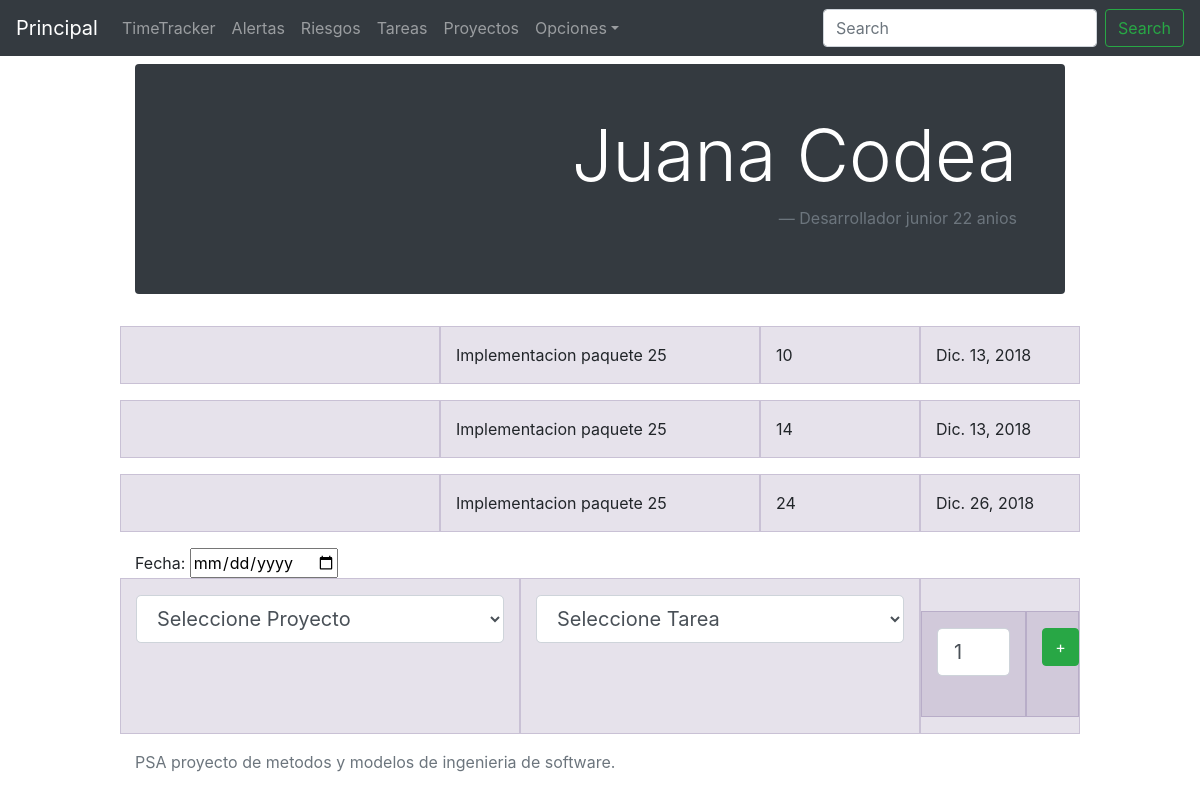
Page /timeTracker/detail/2/ on the earlier database version.
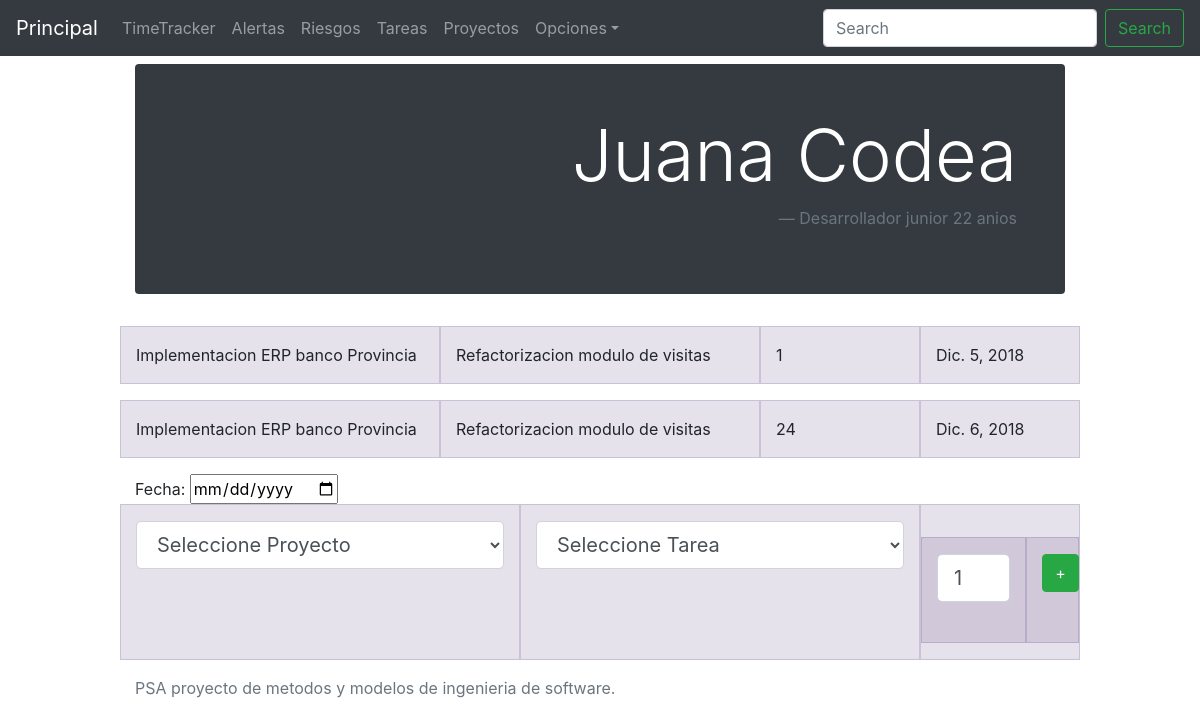
Same page on the later database version.
### timeTracker/models.py (models this page shows, shortened)
class Desarrollador(models.Model):
	nombre = models.CharField(max_length=200)
	apellido= models.CharField(max_length=200)
	edad = models.IntegerField(validators=[MinValueValidator(0)])
	def __str__(self):
		return self.nombre+' '+self.apellido

class Horas(models.Model):
	desarrollador = models.ForeignKey(Desarrollador, on_delete=models.CASCADE, blank= True, null=True)
	tarea = models.ForeignKey(Tarea, on_delete=models.SET_NULL, blank= True, null=True)
	cantidad = models.IntegerField(validators=[MinValueValidator(0)])
	fecha = models.DateTimeField(auto_now_add=False, blank=False)

class Tarea(models.Model):
	nombre = models.CharField(max_length=200)
	proyecto = models.ForeignKey(Proyecto, blank= True, null=True, on_delete=models.SET_NULL)
	responsable = models.ForeignKey(Desarrollador, blank= True, null=True, on_delete=models.SET_NULL)

class Proyecto(models.Model):
	nombre= models.CharField(max_length=200)

### timeTracker/views.py (the view)
# urls.py: url(r'^detail/(?P<desarrollador_id>[0-9]+)/$', views.detail, name='detail'),
def detail(request, desarrollador_id):
	return renderDetail(request, desarrollador_id, [])

### timeTracker/views.py (called while the page is built)
def fillGlobalDictionary():
	global tareasPorProyecto
	tareasPorProyecto = {}
	for proyecto in Proyecto.objects.all():
		tareas = []
		for tarea in proyecto.tarea_set.all():
			tareas.append(tarea.nombre)
		tareasPorProyecto[proyecto.nombre] = tareas
	return tareasPorProyecto;

def renderDetail(request, desarrollador_id, errors):
	desarrollador = get_object_or_404(Desarrollador, pk=desarrollador_id)
	fillGlobalDictionary()
	global tareasPorProyecto
	proyectos = Proyecto.objects.all()
	context = {'desarrollador': desarrollador,'proyectos':proyectos, 'tareasPorProyecto':json.dumps(tareasPorProyecto), 'errors': errors}
	return render(request, 'timeTracker/detail.html', context)

### timeTracker/templates/timeTracker/detail.html (shortened to what this page needs)
{% extends "base.html" %}
{% block content %}
<div class="jumbotron p-3 p-md-5 text-white rounded bg-dark">
          <blockquote class="blockquote text-right">
              <h1 class="display-3">{{desarrollador}}</h1>
              <footer class="blockquote-footer">Desarrollador junior {{desarrollador.edad}} anios</footer>
          </blockquote>
</div>
{% for horas in desarrollador.horas_set.all %}
    <div class="row">
        <div class="col-sm-4">{{horas.tarea.proyecto.nombre}}</div>
        <div class="col-sm-4">{{horas.tarea.nombre}}</div>
        <div class="col-sm-2">{{horas.cantidad }}</div>
        <div class="col-sm-2">{{horas.fecha.date}}</div>
    </div>
{% endfor %}
  <form action="{% url 'timeTracker:add' desarrollador.id %}" method="post">
    Fecha: <input type="date" name="fecha"><br>
    <div class="row">
        <div class="col-sm-5">
          <select class="form-control form-control-lg" name="proyecto" onchange="ChangeList(this)">
              <option value="" selected disabled hidden>Seleccione Proyecto</option>
          </select><br>
        </div>
        <div class="col-sm-5">
          <select class="form-control form-control-lg"name="tarea" id="tareasSelect" >
              <option value="" selected disabled hidden>Seleccione Tarea</option>
          </select><br>
        </div>
        <div class="col-sm-2">
            <div class="row">
              <div class="col-sm-8">
                <input class="form-control form-control-lg" type="number" name="cantidad" value="1" min="1" max="1000"><br>
              </div>
              <div class="col-sm-4">
                <button type="submit" class="btn btn-success">+</button>
              </div>
            </div>
        </div>
    </div>
  </form>
{% endblock %}

### timeTracker/templates/base.html (shortened to what this page needs)
{% load staticfiles %}
<!DOCTYPE html>
<html lang="en">
    <head>
        <link rel="stylesheet" href="https://stackpath.bootstrapcdn.com/bootstrap/4.1.3/css/bootstrap.min.css">
        <link rel="stylesheet" type="text/css" href="/static/styles/index.css">
        <link rel="stylesheet" type="text/css" href="/static/styles/detail.css">
        <link rel="stylesheet" type="text/css" href="/static/styles/grid.css">
    </head>
    <body>
        {% include "navbar.html" %}
        <div class="container">
            {% block content %}
            {% endblock %}
        </div>
        <footer class="footer">
            <div class="container">
                <span class="text-muted">PSA proyecto de metodos y modelos de ingenieria de software.</span>
            </div>
        </footer>
    </body>
</html>

### timeTracker/templates/navbar.html (shortened to what this page needs)
  <nav class="navbar navbar-expand-md navbar-dark bg-dark fixed-top">
      <a class="navbar-brand" href="#">Principal</a>
      <div class="collapse navbar-collapse" id="navbarsExampleDefault">
        <ul class="navbar-nav mr-auto">
          <li class="nav-item">
            <a class="nav-link" href="#">TimeTracker</a>
          </li>
          <li class="nav-item">
            <a class="nav-link" href="#">Alertas</a>
          </li>
          <li class="nav-item">
            <a class="nav-link" href="#">Riesgos</a>
          </li>
          <li class="nav-item">
            <a class="nav-link" href="#">Tareas</a>
          </li>
          <li class="nav-item">
            <a class="nav-link" href="#">Proyectos</a>
          </li>
          <li class="nav-item dropdown">
            <a class="nav-link dropdown-toggle" href="https://example.com" id="dropdown01" data-toggle="dropdown" aria-haspopup="true" aria-expanded="false">Opciones</a>
          </li>
        </ul>
        <form class="form-inline my-2 my-lg-0">
          <input class="form-control mr-sm-2" type="text" placeholder="Search" aria-label="Search">
          <button class="btn btn-outline-success my-2 my-sm-0" type="submit">Search</button>
        </form>
      </div>
    </nav>

### timeTracker/static/styles/index.css (style rules this page uses)
html, body { overflow-x: hidden; }
body { padding-top: 56px; }

### timeTracker/static/styles/detail.css (style rules this page uses)
body { padding-top: 2rem; padding-bottom: 2rem; }

### timeTracker/static/styles/grid.css (style rules this page uses)
.row { margin-bottom: 1rem; }
.row .row { margin-top: 1rem; margin-bottom: 0; }
[class*="col-"] { padding-top: 1rem; padding-bottom: 1rem; background-color: rgba(86, 61, 124, .15); border: 1px solid rgba(86, 61, 124, .2); }
.container { max-width: 960px; }

Differences in the rows shown:
removed Horas: tarea.nombre "Implementacion paquete 25", cantidad "10", fecha "Dic. 13, 2018"
removed Horas: tarea.nombre "Implementacion paquete 25", cantidad "14", fecha "Dic. 13, 2018"
removed Horas: tarea.nombre "Implementacion paquete 25", cantidad "24", fecha "Dic. 26, 2018"
added Horas: tarea.proyecto.nombre "Implementacion ERP banco Provincia", tarea.nombre "Refactorizacion modulo de visitas", cantidad "1", fecha "Dic. 5, 2018"
added Horas: tarea.proyecto.nombre "Implementacion ERP banco Provincia", tarea.nombre "Refactorizacion modulo de visitas", cantidad "24", fecha "Dic. 6, 2018"
